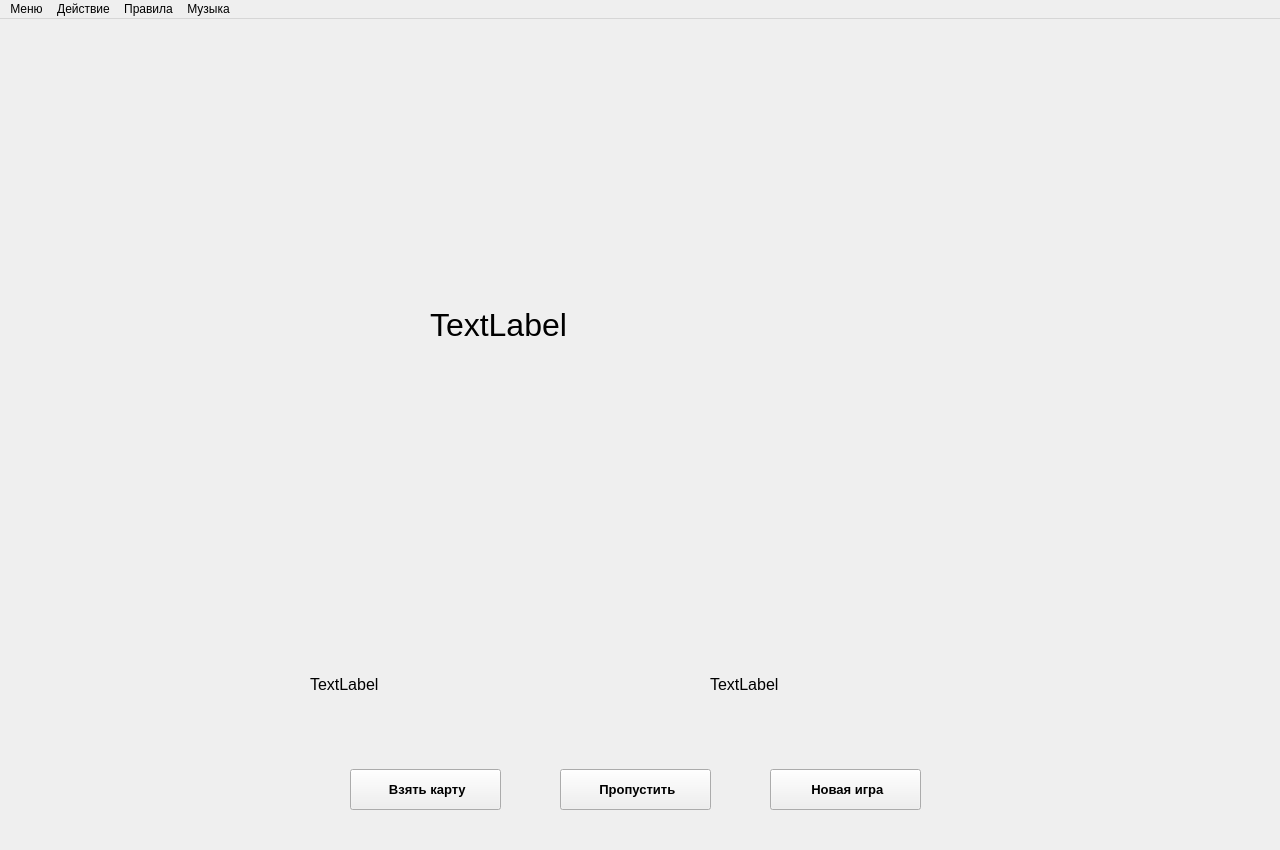
<?xml version="1.0" encoding="UTF-8"?>
<ui version="4.0">
 <class>MultiplayerMainWindow</class>
 <widget class="QMainWindow" name="MultiplayerMainWindow">
  <property name="geometry">
   <rect>
    <x>0</x>
    <y>0</y>
    <width>1280</width>
    <height>850</height>
   </rect>
  </property>
  <property name="minimumSize">
   <size>
    <width>1280</width>
    <height>850</height>
   </size>
  </property>
  <property name="maximumSize">
   <size>
    <width>1280</width>
    <height>850</height>
   </size>
  </property>
  <property name="windowTitle">
   <string>BlackJack | vs Player</string>
  </property>
  <widget class="QWidget" name="centralwidget">
   <widget class="QLabel" name="player1Icon">
    <property name="geometry">
     <rect>
      <x>310</x>
      <y>370</y>
      <width>64</width>
      <height>64</height>
     </rect>
    </property>
    <property name="text">
     <string/>
    </property>
    <property name="pixmap">
     <pixmap resource="../../resources.qrc">:/game/images/resources/player.png</pixmap>
    </property>
    <property name="scaledContents">
     <bool>true</bool>
    </property>
   </widget>
   <widget class="QWidget" name="horizontalLayoutWidget">
    <property name="geometry">
     <rect>
      <x>270</x>
      <y>440</y>
      <width>341</width>
      <height>201</height>
     </rect>
    </property>
    <layout class="QHBoxLayout" name="widgetPlayer1Cards"/>
   </widget>
   <widget class="QPushButton" name="buttonStand">
    <property name="geometry">
     <rect>
      <x>560</x>
      <y>750</y>
      <width>151</width>
      <height>41</height>
     </rect>
    </property>
    <property name="font">
     <font>
      <pointsize>10</pointsize>
      <bold>true</bold>
     </font>
    </property>
    <property name="text">
     <string> Пропустить</string>
    </property>
    <property name="icon">
     <iconset resource="../../resources.qrc">
      <normaloff>:/game/images/resources/skip_card.png</normaloff>:/game/images/resources/skip_card.png</iconset>
    </property>
    <property name="iconSize">
     <size>
      <width>24</width>
      <height>24</height>
     </size>
    </property>
   </widget>
   <widget class="QLabel" name="labelPlayer1Score">
    <property name="geometry">
     <rect>
      <x>310</x>
      <y>620</y>
      <width>219</width>
      <height>91</height>
     </rect>
    </property>
    <property name="font">
     <font>
      <pointsize>12</pointsize>
     </font>
    </property>
    <property name="text">
     <string>TextLabel</string>
    </property>
   </widget>
   <widget class="QLabel" name="player2Icon">
    <property name="geometry">
     <rect>
      <x>710</x>
      <y>370</y>
      <width>64</width>
      <height>64</height>
     </rect>
    </property>
    <property name="text">
     <string/>
    </property>
    <property name="pixmap">
     <pixmap resource="../../resources.qrc">:/game/images/resources/player2.png</pixmap>
    </property>
    <property name="scaledContents">
     <bool>true</bool>
    </property>
   </widget>
   <widget class="QPushButton" name="buttonNewGame">
    <property name="geometry">
     <rect>
      <x>770</x>
      <y>750</y>
      <width>151</width>
      <height>41</height>
     </rect>
    </property>
    <property name="font">
     <font>
      <pointsize>10</pointsize>
      <bold>true</bold>
     </font>
    </property>
    <property name="text">
     <string> Новая игра</string>
    </property>
    <property name="icon">
     <iconset resource="../../resources.qrc">
      <normaloff>:/game/images/resources/new_game.png</normaloff>:/game/images/resources/new_game.png</iconset>
    </property>
    <property name="iconSize">
     <size>
      <width>24</width>
      <height>24</height>
     </size>
    </property>
   </widget>
   <widget class="QWidget" name="horizontalLayoutWidget_2">
    <property name="geometry">
     <rect>
      <x>670</x>
      <y>440</y>
      <width>331</width>
      <height>201</height>
     </rect>
    </property>
    <layout class="QHBoxLayout" name="widgetPlayer2Cards"/>
   </widget>
   <widget class="QLabel" name="labelPlayer2Score">
    <property name="geometry">
     <rect>
      <x>710</x>
      <y>620</y>
      <width>219</width>
      <height>91</height>
     </rect>
    </property>
    <property name="font">
     <font>
      <pointsize>12</pointsize>
     </font>
    </property>
    <property name="text">
     <string>TextLabel</string>
    </property>
   </widget>
   <widget class="QPushButton" name="buttonHit">
    <property name="geometry">
     <rect>
      <x>350</x>
      <y>750</y>
      <width>151</width>
      <height>41</height>
     </rect>
    </property>
    <property name="font">
     <font>
      <pointsize>10</pointsize>
      <bold>true</bold>
     </font>
    </property>
    <property name="text">
     <string> Взять карту</string>
    </property>
    <property name="icon">
     <iconset resource="../../resources.qrc">
      <normaloff>:/game/images/resources/take_card.png</normaloff>:/game/images/resources/take_card.png</iconset>
    </property>
    <property name="iconSize">
     <size>
      <width>24</width>
      <height>24</height>
     </size>
    </property>
   </widget>
   <widget class="QLabel" name="whooseTurn">
    <property name="geometry">
     <rect>
      <x>430</x>
      <y>270</y>
      <width>561</width>
      <height>71</height>
     </rect>
    </property>
    <property name="font">
     <font>
      <pointsize>24</pointsize>
     </font>
    </property>
    <property name="text">
     <string>TextLabel</string>
    </property>
   </widget>
  </widget>
  <widget class="QMenuBar" name="menuBar">
   <property name="geometry">
    <rect>
     <x>0</x>
     <y>0</y>
     <width>1280</width>
     <height>21</height>
    </rect>
   </property>
   <widget class="QMenu" name="menu">
    <property name="title">
     <string>Меню</string>
    </property>
    <addaction name="actionExit"/>
   </widget>
   <widget class="QMenu" name="actions">
    <property name="title">
     <string>Действие</string>
    </property>
    <addaction name="actionHit"/>
    <addaction name="actionStand"/>
    <addaction name="actionNewGame"/>
   </widget>
   <widget class="QMenu" name="rules">
    <property name="title">
     <string>Правила</string>
    </property>
    <addaction name="actionRule1"/>
    <addaction name="actionRule2"/>
   </widget>
   <widget class="QMenu" name="music">
    <property name="title">
     <string>Музыка</string>
    </property>
    <addaction name="actionUnmute"/>
    <addaction name="actionMute"/>
   </widget>
   <addaction name="menu"/>
   <addaction name="actions"/>
   <addaction name="rules"/>
   <addaction name="music"/>
  </widget>
  <action name="actionExit">
   <property name="text">
    <string>Выход</string>
   </property>
  </action>
  <action name="actionHit">
   <property name="text">
    <string>Взять карту</string>
   </property>
  </action>
  <action name="actionStand">
   <property name="text">
    <string>Пропустить</string>
   </property>
  </action>
  <action name="actionNewGame">
   <property name="text">
    <string>Новая игра</string>
   </property>
  </action>
  <action name="actionRule1">
   <property name="text">
    <string>Против бота</string>
   </property>
  </action>
  <action name="actionRule2">
   <property name="text">
    <string>Против другого игрока</string>
   </property>
  </action>
  <action name="actionUnmute">
   <property name="text">
    <string>Включить звук</string>
   </property>
  </action>
  <action name="actionMute">
   <property name="text">
    <string>Выключить звук</string>
   </property>
  </action>
 </widget>
 <resources>
  <include location="../../resources.qrc"/>
 </resources>
 <connections/>
</ui>
